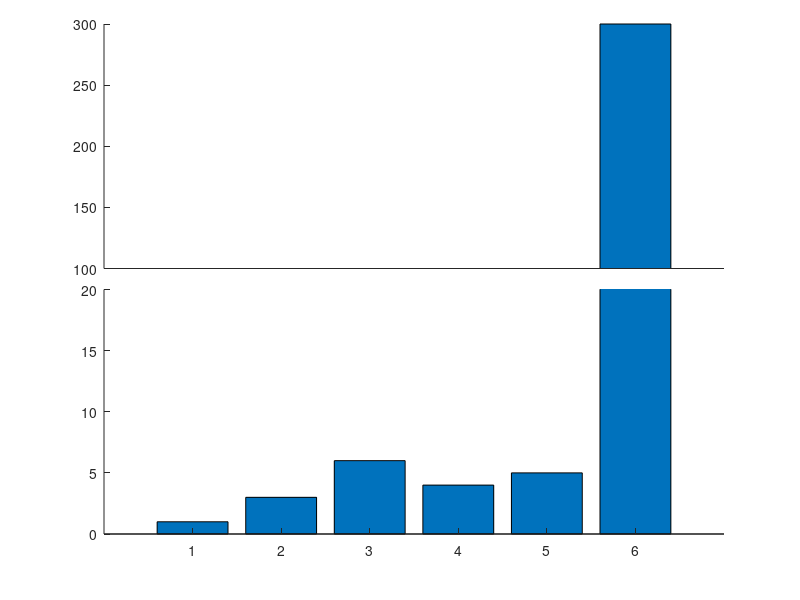

Source code (MATLAB):
a=[1 3 6 4 5 300];

ylim1=[0 20];
ylim2=[100 300];
xlim=[0 length(a)+1];

% retrieve your default axis pos
clf;
p0=get(gca,'position')
delete(gcf);

% create axis1
%a1=axes('position',[p0(1) p0(2) p0(3)/2-.025 p0(4)]);
a1=axes('position',[p0(1) p0(2) p0(3) p0(4)/2]);
%barh(a);
bar(a);
set(a1,'ylim',ylim1);
box off;

% create axis2
%a2=axes('position',[p0(1)+p0(3)/2+.025 p0(2) p0(3)/2-.025 p0(4)]);
%a2=axes('position',[p0(1) p0(4)/2+.145 p0(3) p0(4)/2])
a2=axes('position',[p0(1) p0(4)/2+.145 p0(3) p0(4)/2])
%barh(a);
bar(a);

set(a2,'xlim',xlim,'ylim',ylim2);
set(a2,'xtick',[]);
%set(a2,'xcolor',get(a2,'color'));
box off

%%%%%%%%%%%%%%%% plotting %%%%%%%%%%%%%%%%%%%%%
output = "break_axis";

saveas(1, strcat(output, ".png"));

%box off
